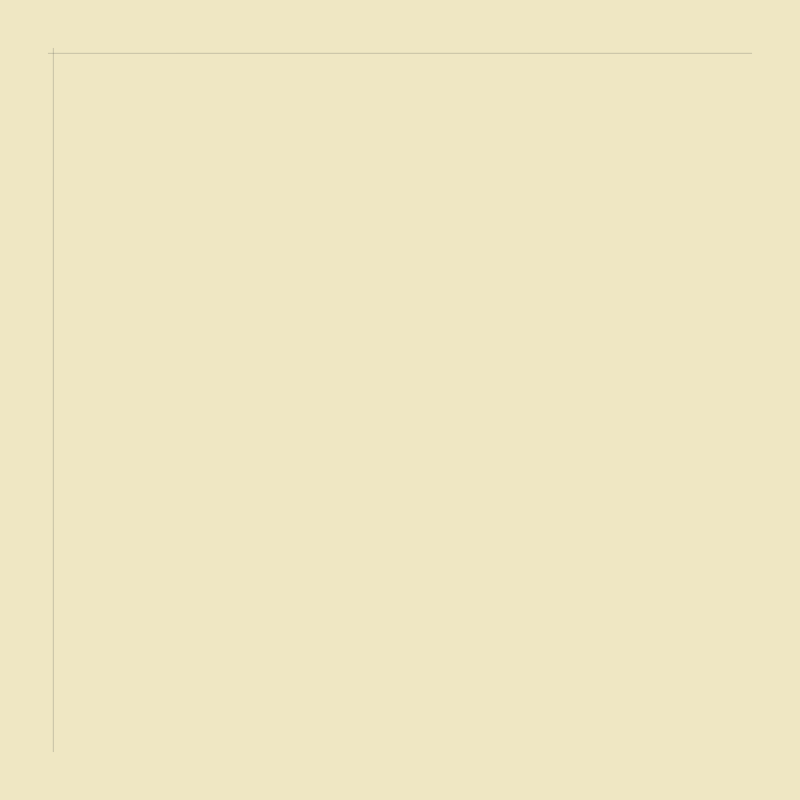
Frame 1 (no input)
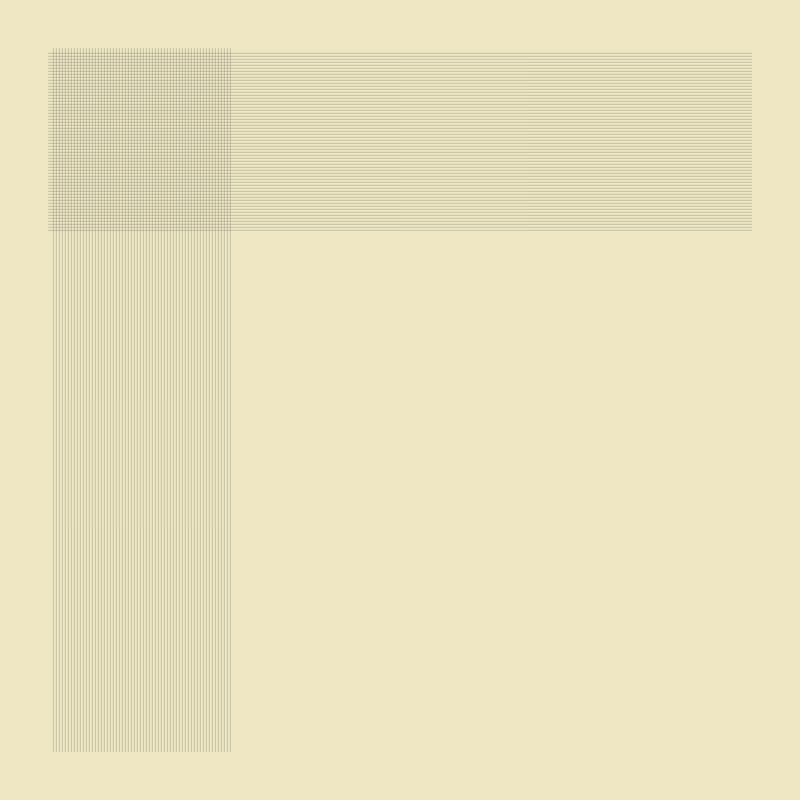
Frame 60 (no input)
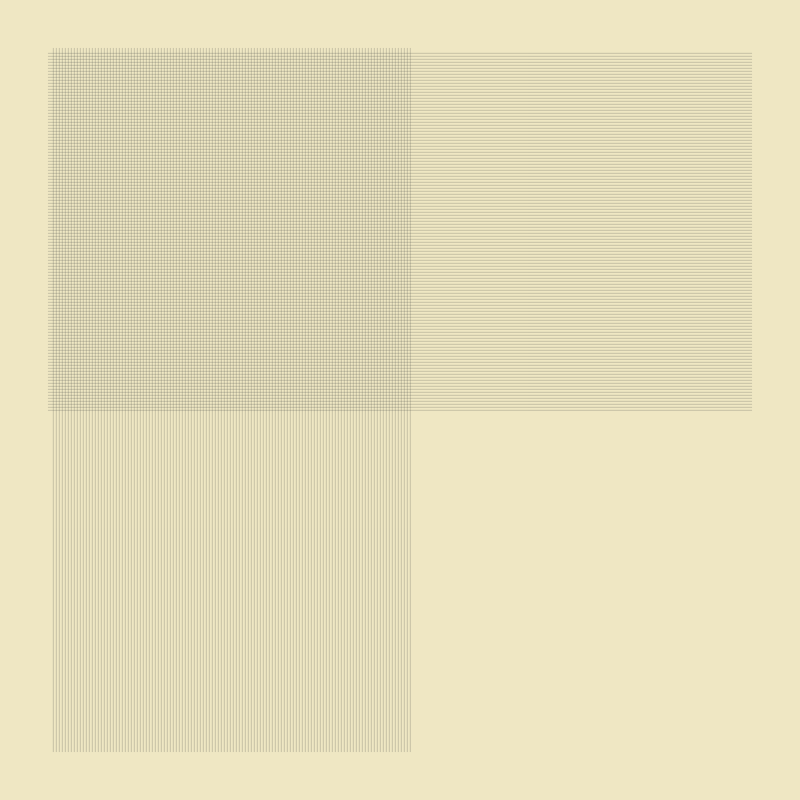
Frame 120 (the mouse pressed at the canvas centre since frame 60)

The p5.js sketch that drew these frames (run headless with seeded random() and noise() and a simulated clock; from frame 60 on, the mouse is pressed at the canvas centre):

// p5.js sketch
// ── sketch.js
// TO-DO

// Add combs
// Add noise to lines
// Make line curves
// Lines with slope
// Use line deconstruction

// Make width and height variables
let height = 800;
let width = 800;

let col_back = [239, 231, 195]; // Lemon Meringue
// let string_col = [42, 61, 69]; // Charcoal BLue
let string_col = [72, 74, 71]; // Davy's Grey  
let comp_col = [114, 61, 70]; // Catawba 

// Margin from where lines will begin
// Times mean width height is greater than side margins
let margin_factor = 15;
let margin = (height + width) / 2 / margin_factor;
// How dense will the canvas be in the x direction
let dens_x = 3;
// How dense will the canvas be in the y direction
let dens_y = 3;
// How much high the tis of vertical lines will be
let x_tips = 5;
let y_tips = 5;

let line_weight = 0.5;
let line_op = 125;

// Module for comps

let comps = true;

// Define the percentage of x direction to be filled with lines [0-1]
let partial_x = 0.85;
// Define the percentage of y direction to be filled with lines [0-1]
let partial_y = 0.70;

// Initial points for drawing lines
let x_point = margin;
let y_point = margin;

function setup() {
  createCanvas(height, width);
  background(col_back);
  // impossibly high number so it reaches max speed
  frameRate(300);
}

function draw() {

  strokeWeight(line_weight);
  strokeCap(ROUND);

  // Draw vertical lines
  if (x_point <= (width * partial_x - margin)) {
    let x_start = x_point;
    let x_end = x_point;
    let y_start = margin - x_tips;
    let y_end = height - margin + x_tips;

    stroke(...string_col, line_op);
    line(x_start, y_start, x_end, y_end);
    x_point += dens_x;
  }
  if (y_point <= (height - margin) * partial_y) {
    let x_start = margin - y_tips;
    let x_end = width - margin + y_tips;
    let y_start = y_point;
    let y_end = y_point;


    stroke(...string_col, line_op);
    line(x_start, y_start, x_end, y_end);
    y_point += dens_y;
  }

  // if (comps){
  //   stroke(...comp_col);
  //   fill(...comp_col);
  //   circle(x_point,y_point,4);
  // }

}
